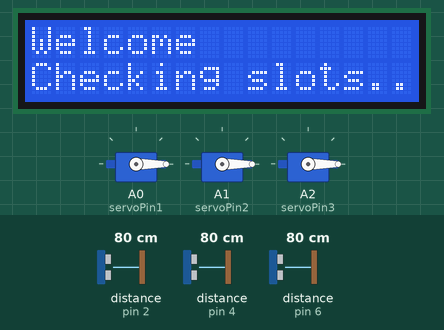
Recording of a sketch running on a simulated Arduino Uno, built with avr-gcc and run on an emulated ATmega328P. Parts: 3 × servo, 16×2 character LCD. Wiring (inferred from the names in the program): 3 × ultrasonic range finder: trigger pin 3, echo pin 2 / trigger pin 5, echo pin 4 / trigger pin 7, echo pin 6. Inputs (shaded band) come from the test bench; at power-on: distance to the obstacle (sensors on pin 2, pin 4, pin 6) 80 cm. The echo pulse lasts 58.3 µs per cm; what the sketch prints to the serial monitor is not drawn.

Above: at 1.2 s.
1.3 s: distance to the obstacle (sensor on pin 2) set to 120 cm
At 5.3 s:
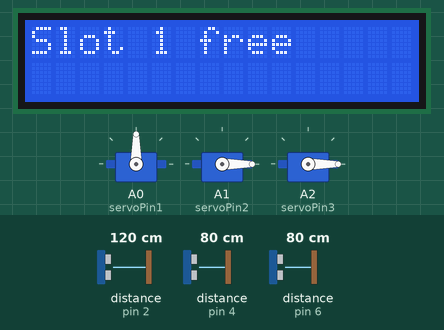
14.6 s: distance to the obstacle (sensor on pin 4) set to 120 cm
At 22.8 s:
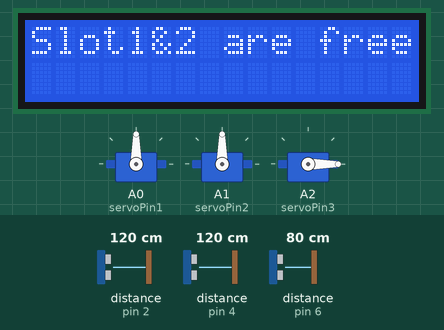
26.7 s: distance to the obstacle (sensor on pin 6) set to 120 cm
At 32.4 s:
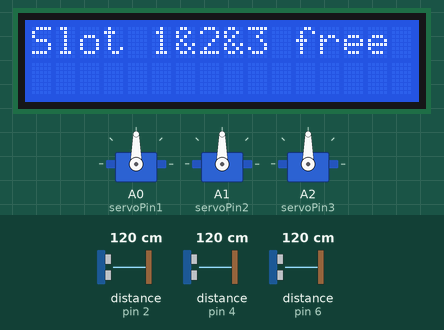
40.7 s: distance to the obstacle (sensor on pin 2) set to 2 cm
At 42.8 s:
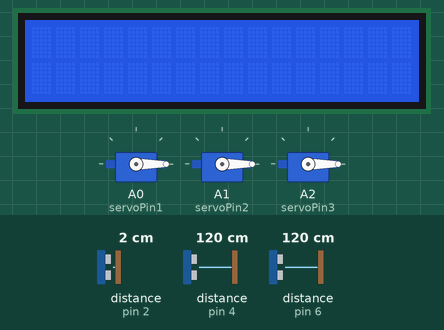
51.9 s: distance to the obstacle (sensor on pin 4) set to 2 cm
At 53.2 s:
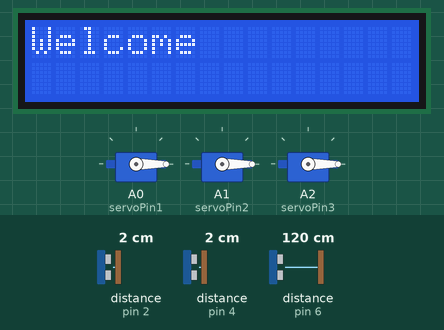
65.9 s: distance to the obstacle (sensor on pin 6) set to 106 cm
75.9 s: distance to the obstacle (sensor on pin 6) set to 98 cm
At 85.0 s:
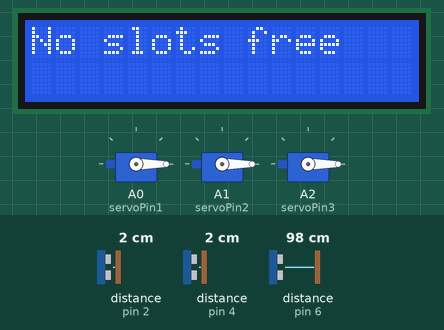
Timing chart, 0 to 86.5 s (numbered marks = the images above; inputs shaded):
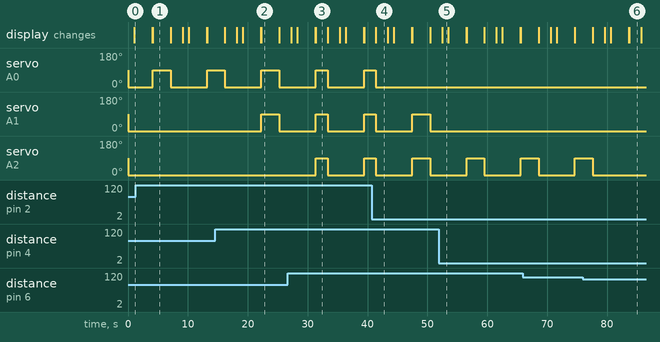

Measured:
- the behaviour switches between 102 and 101 cm on distance to the obstacle (sensor on pin 6) (found by bisection; images 5 and 6)
- after the input at 1.3 s, servo on A0 (servoPin1): 0° → 90° after 2.8 s, → 0° 3.0 s later, → 90° 6.1 s later; the display: first differs from a run without the input after 2.8 s (image 1)
- after the input at 14.6 s, servo on A1 (servoPin2): 0° → 90° after 7.7 s, → 0° 3.0 s later
- after the input at 26.7 s, servo on A2 (servoPin3): 0° → 90° after 4.6 s, → 0° 2.0 s later, → 90° 6.1 s later; the display: first differs from a run without the input after 4.6 s (image 3)
- after the input at 40.7 s, servo on A0 (servoPin1): goes on until 41.4 s, then stays 0°
- after the input at 51.9 s, servo on A1 (servoPin2): stays 0° (without the input it goes to 90° after 4.6 s)
- after the input at 75.9 s, servo on A2 (servoPin3): goes on until 77.6 s, then stays 0°; the display: first differs from a run without the input after 7.8 s (image 6)

The sketch:

parking_system.ino
```cpp
#include <LiquidCrystal.h>
#include <Servo.h>

Servo myServo1, myServo2, myServo3;

int servoPin1 = A0;
int servoPin2 = A1;
int servoPin3 = A2;

int tp1 = 3;
int ep1 = 2;
int tp2 = 5;
int ep2 = 4;
int tp3 = 7;
int ep3 = 6;

int rs = 8;
int en = 9;
int d4 = 10;
int d5 = 11;
int d6 = 12;
int d7 = 13;

LiquidCrystal lcd(rs,en,d4,d5,d6,d7);

long d1,d2,d3;
long duration;


void setup()
{
  Serial.begin(9600);
  pinMode(tp1, OUTPUT);
  pinMode(ep1, INPUT);
  pinMode(tp2, OUTPUT);
  pinMode(ep2, INPUT);
  pinMode(tp3, OUTPUT);
  pinMode(ep3, INPUT);

  myServo1.attach(servoPin1);
  myServo2.attach(servoPin2);
  myServo3.attach(servoPin3);

  lcd.begin(16,2);

}

void loop()
{
  myServo1.write(0);
  myServo2.write(0);
  myServo3.write(0);
  lcd.setCursor(0,0);
  lcd.print("Welcome");
  delay(1000);
  lcd.setCursor(0,1);
  lcd.print("Checking slots..");
  delay(3000);
  lcd.clear();

  d1 = (checkDistance(tp1,ep1)*0.034)/2;
  d2 = (checkDistance(tp2,ep2)*0.034)/2;
  d3 = (checkDistance(tp3,ep3)*0.034)/2;

  Serial.print("Distance of sensor 1 in cms : ");
  Serial.println(d1);
  Serial.print("Distance of sensor 2 in cms: ");
  Serial.println(d2);
  Serial.print("Distance of sensor 3 in cms : ");
  Serial.println(d3);

 if((d1>100)&&(d2<100)&&(d3<100))
 {
   lcd.setCursor(0,0);
   lcd.print("Slot 1 free");
   myServo1.write(90);
   delay(3000);
   myServo1.write(0);
   lcd.clear();
 }

 if((d2>100)&&(d1<100)&&(d3<100))
 {
   lcd.setCursor(0,0);
   lcd.print("Slot 2 free");
   myServo2.write(90);
   delay(3000);
   myServo2.write(0);
   lcd.clear();
 }

 if((d3>100)&&(d2<100)&&(d1<100))
 {
   lcd.setCursor(0,0);
   lcd.print("Slot 3 free");
   myServo3.write(90);
   delay(3000);
   myServo3.write(0);
   lcd.clear();
 }

 if((d1>100)&&(d2>100)&&(d3<100))
 {
   lcd.setCursor(0,0);
   lcd.print("Slot1&2 are free");
   myServo1.write(90);
   myServo2.write(90);
   delay(3000);
   myServo1.write(0);
   myServo2.write(0);
   lcd.clear();
 }

 if((d1<100)&&(d2>100)&&(d3>100))
 {
   lcd.setCursor(0,0);
   lcd.print("Slot 2&3 free");
   myServo2.write(90);
   myServo3.write(90);
   delay(3000);
   myServo2.write(0);
   myServo3.write(0);
   lcd.clear();
 }

 if((d1>100)&&(d2<100)&&(d3>100))
 {
   lcd.setCursor(0,0);
   lcd.print("Slot 1&3 free");
   myServo1.write(90);
   myServo3.write(90);
   delay(2000);
   myServo1.write(0);
   myServo3.write(0);
   lcd.clear();
 }

 if((d1>100)&&(d2>100)&&(d3>100))
 {
   lcd.setCursor(0,0);
   lcd.print("Slot 1&2&3 free");
   myServo1.write(90);
   myServo2.write(90);
   myServo3.write(90);
   delay(2000);
   myServo1.write(0);
   myServo2.write(0);
   myServo3.write(0);
   lcd.clear();
 }

 if((d1<100)&&(d2<100)&&(d3<100))
 {
   lcd.setCursor(0,0);
   lcd.print("No slots free");
   myServo1.write(0);
   myServo2.write(0);
   myServo3.write(0);
   delay(2000);
   lcd.clear();
 }

 delay(2000);

}

long checkDistance(int trigPin, int echoPin)
{
  digitalWrite(trigPin, LOW);

  digitalWrite(trigPin, HIGH);

  digitalWrite(trigPin, LOW);

  duration = pulseIn(echoPin, HIGH);

}
```
